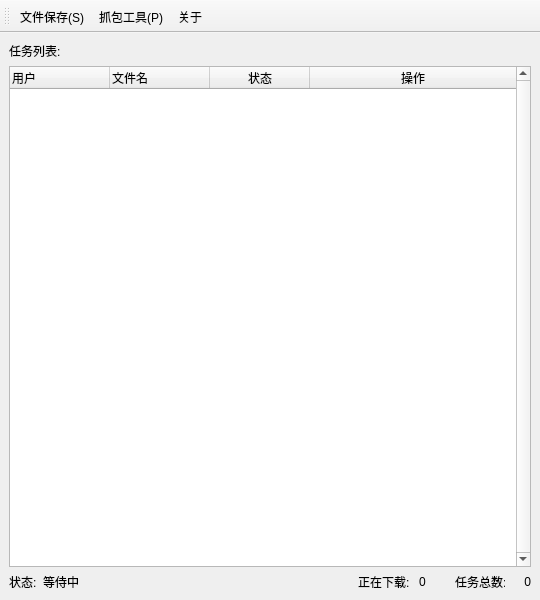
<?xml version="1.0" encoding="UTF-8"?>
<ui version="4.0">
 <class>MainWindow</class>
 <widget class="QMainWindow" name="MainWindow">
  <property name="geometry">
   <rect>
    <x>0</x>
    <y>0</y>
    <width>540</width>
    <height>600</height>
   </rect>
  </property>
  <property name="minimumSize">
   <size>
    <width>540</width>
    <height>600</height>
   </size>
  </property>
  <property name="maximumSize">
   <size>
    <width>540</width>
    <height>600</height>
   </size>
  </property>
  <property name="windowTitle">
   <string>直播间拉流工具</string>
  </property>
  <property name="windowIcon">
   <iconset resource="../assets.qrc">
    <normaloff>:/ico/images/qiezi.png</normaloff>:/ico/images/qiezi.png</iconset>
  </property>
  <property name="iconSize">
   <size>
    <width>32</width>
    <height>32</height>
   </size>
  </property>
  <widget class="QWidget" name="layout_root">
   <layout class="QGridLayout" name="gridLayout">
    <item row="1" column="0">
     <widget class="QTableWidget" name="table">
      <property name="verticalScrollBarPolicy">
       <enum>Qt::ScrollBarAlwaysOn</enum>
      </property>
      <property name="autoScroll">
       <bool>true</bool>
      </property>
      <property name="editTriggers">
       <set>QAbstractItemView::NoEditTriggers</set>
      </property>
      <attribute name="horizontalHeaderCascadingSectionResizes">
       <bool>false</bool>
      </attribute>
      <attribute name="horizontalHeaderStretchLastSection">
       <bool>true</bool>
      </attribute>
      <column>
       <property name="text">
        <string>用户</string>
       </property>
       <property name="textAlignment">
        <set>AlignLeading|AlignVCenter</set>
       </property>
      </column>
      <column>
       <property name="text">
        <string>文件名</string>
       </property>
       <property name="textAlignment">
        <set>AlignLeading|AlignVCenter</set>
       </property>
      </column>
      <column>
       <property name="text">
        <string>状态</string>
       </property>
      </column>
      <column>
       <property name="text">
        <string>操作</string>
       </property>
      </column>
     </widget>
    </item>
    <item row="2" column="0">
     <layout class="QHBoxLayout" name="layout_hm">
      <item>
       <widget class="QLabel" name="title_msg">
        <property name="maximumSize">
         <size>
          <width>28</width>
          <height>16777215</height>
         </size>
        </property>
        <property name="text">
         <string>状态:</string>
        </property>
       </widget>
      </item>
      <item>
       <widget class="QLabel" name="label_statusbar_msg">
        <property name="text">
         <string>等侍中</string>
        </property>
       </widget>
      </item>
      <item>
       <widget class="QLabel" name="title_run">
        <property name="maximumSize">
         <size>
          <width>55</width>
          <height>1000</height>
         </size>
        </property>
        <property name="text">
         <string>正在下载:</string>
        </property>
       </widget>
      </item>
      <item>
       <widget class="QLabel" name="label_statusbar_run">
        <property name="maximumSize">
         <size>
          <width>30</width>
          <height>16777215</height>
         </size>
        </property>
        <property name="text">
         <string>0</string>
        </property>
       </widget>
      </item>
      <item>
       <widget class="QLabel" name="title_num">
        <property name="maximumSize">
         <size>
          <width>50</width>
          <height>16777215</height>
         </size>
        </property>
        <property name="text">
         <string>任务总数:</string>
        </property>
       </widget>
      </item>
      <item>
       <widget class="QLabel" name="label_statusbar_num">
        <property name="maximumSize">
         <size>
          <width>20</width>
          <height>16777215</height>
         </size>
        </property>
        <property name="text">
         <string>0</string>
        </property>
        <property name="alignment">
         <set>Qt::AlignRight|Qt::AlignTrailing|Qt::AlignVCenter</set>
        </property>
       </widget>
      </item>
     </layout>
    </item>
    <item row="0" column="0">
     <widget class="QLabel" name="title_tasks">
      <property name="font">
       <font>
        <pointsize>9</pointsize>
       </font>
      </property>
      <property name="styleSheet">
       <string notr="true">#label_task_title{
	padding-:5px 0;
}</string>
      </property>
      <property name="text">
       <string>任务列表:</string>
      </property>
      <property name="margin">
       <number>0</number>
      </property>
     </widget>
    </item>
   </layout>
  </widget>
  <widget class="QToolBar" name="toolBar">
   <property name="windowTitle">
    <string>toolBar</string>
   </property>
   <attribute name="toolBarArea">
    <enum>TopToolBarArea</enum>
   </attribute>
   <attribute name="toolBarBreak">
    <bool>false</bool>
   </attribute>
   <addaction name="pathselect"/>
   <addaction name="mitmdump"/>
   <addaction name="about"/>
  </widget>
  <action name="mitmdump">
   <property name="text">
    <string>抓包工具(&amp;P)</string>
   </property>
  </action>
  <action name="pathselect">
   <property name="text">
    <string>文件保存(&amp;S)</string>
   </property>
  </action>
  <action name="about">
   <property name="text">
    <string>关于</string>
   </property>
  </action>
 </widget>
 <resources>
  <include location="../assets.qrc"/>
 </resources>
 <connections/>
</ui>
